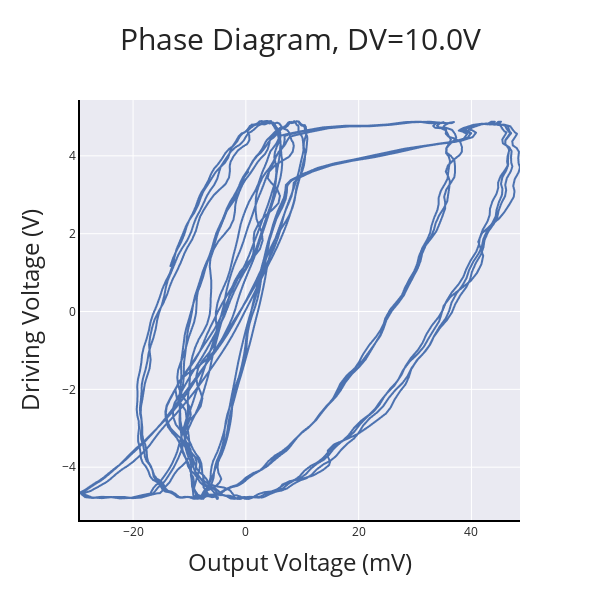

The cell this chart's notebook holds for it:
### Code cell
get_plot(file_path_ls_2[40], folders[40]) #

### Figure 1 — Plotly figure (JSON) as saved in the notebook; plotly's stock layout.template omitted (floating-point values rounded to 4 significant figures; data arrays with more than 128 entries replaced by an {"elided": "..."} marker saying what was removed)
{"data": [{"hovertemplate": "Output Voltage (mV)=%{x}<br>Driving Voltage (V)=%{y}<extra></extra>", "legendgroup": "", "line": {"color": "rgb(76,114,176)", "dash": "solid"}, "mode": "lines", "name": "", "showlegend": false, "type": "scattergl", "x": {"elided": "2016 float values"}, "xaxis": "x", "y": {"elided": "2016 float values"}, "yaxis": "y"}], "layout": {"height": 600, "legend": {"tracegroupgap": 0}, "title": {"font": {"size": 30}, "text": "Phase Diagram, DV=10.0V"}, "width": 600, "xaxis": {"anchor": "y", "domain": [0, 1], "linecolor": "black", "linewidth": 2, "showline": true, "title": {"font": {"size": 24}, "text": "Output Voltage (mV)"}}, "yaxis": {"anchor": "x", "domain": [0, 1], "linecolor": "black", "linewidth": 2, "showline": true, "title": {"font": {"size": 24}, "text": "Driving Voltage (V)"}}}}
